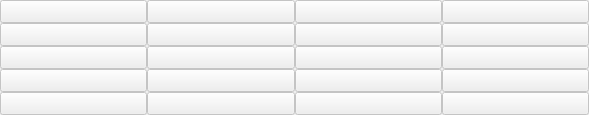
          <widget class="QWidget" name="page1">
           <attribute name="title">
            <string>Page 1</string>
           </attribute>
           <layout class="QGridLayout" name="gridLayout_6">
            <property name="leftMargin">
             <number>0</number>
            </property>
            <property name="topMargin">
             <number>0</number>
            </property>
            <property name="rightMargin">
             <number>0</number>
            </property>
            <property name="bottomMargin">
             <number>0</number>
            </property>
            <property name="spacing">
             <number>0</number>
            </property>
            <item row="0" column="0">
             <widget class="QPushButton" name="a1">
              <property name="enabled">
               <bool>false</bool>
              </property>
              <property name="sizePolicy">
               <sizepolicy hsizetype="Minimum" vsizetype="Expanding">
                <horstretch>0</horstretch>
                <verstretch>0</verstretch>
               </sizepolicy>
              </property>
              <property name="minimumSize">
               <size>
                <width>147</width>
                <height>21</height>
               </size>
              </property>
              <property name="maximumSize">
               <size>
                <width>16777215</width>
                <height>37</height>
               </size>
              </property>
              <property name="font">
               <font>
                <family>Verdana</family>
                <weight>75</weight>
                <bold>true</bold>
               </font>
              </property>
              <property name="statusTip">
               <string>Do something</string>
              </property>
              <property name="text">
               <string/>
              </property>
             </widget>
            </item>
            <item row="0" column="1">
             <widget class="QPushButton" name="a2">
              <property name="enabled">
               <bool>false</bool>
              </property>
              <property name="sizePolicy">
               <sizepolicy hsizetype="Minimum" vsizetype="Expanding">
                <horstretch>0</horstretch>
                <verstretch>0</verstretch>
               </sizepolicy>
              </property>
              <property name="minimumSize">
               <size>
                <width>148</width>
                <height>21</height>
               </size>
              </property>
              <property name="maximumSize">
               <size>
                <width>16777215</width>
                <height>37</height>
               </size>
              </property>
              <property name="font">
               <font>
                <family>Verdana</family>
                <weight>75</weight>
                <bold>true</bold>
               </font>
              </property>
              <property name="statusTip">
               <string>Do something</string>
              </property>
              <property name="text">
               <string/>
              </property>
             </widget>
            </item>
            <item row="0" column="2">
             <widget class="QPushButton" name="a3">
              <property name="enabled">
               <bool>false</bool>
              </property>
              <property name="sizePolicy">
               <sizepolicy hsizetype="Minimum" vsizetype="Expanding">
                <horstretch>0</horstretch>
                <verstretch>0</verstretch>
               </sizepolicy>
              </property>
              <property name="minimumSize">
               <size>
                <width>147</width>
                <height>21</height>
               </size>
              </property>
              <property name="maximumSize">
               <size>
                <width>16777215</width>
                <height>37</height>
               </size>
              </property>
              <property name="font">
               <font>
                <family>Verdana</family>
                <weight>75</weight>
                <bold>true</bold>
               </font>
              </property>
              <property name="statusTip">
               <string>Do something</string>
              </property>
              <property name="text">
               <string/>
              </property>
             </widget>
            </item>
            <item row="0" column="3">
             <widget class="QPushButton" name="a4">
              <property name="enabled">
               <bool>false</bool>
              </property>
              <property name="sizePolicy">
               <sizepolicy hsizetype="Minimum" vsizetype="Expanding">
                <horstretch>0</horstretch>
                <verstretch>0</verstretch>
               </sizepolicy>
              </property>
              <property name="minimumSize">
               <size>
                <width>147</width>
                <height>21</height>
               </size>
              </property>
              <property name="maximumSize">
               <size>
                <width>16777215</width>
                <height>37</height>
               </size>
              </property>
              <property name="font">
               <font>
                <family>Verdana</family>
                <weight>75</weight>
                <bold>true</bold>
               </font>
              </property>
              <property name="statusTip">
               <string>Do something</string>
              </property>
              <property name="text">
               <string/>
              </property>
             </widget>
            </item>
            <item row="1" column="0">
             <widget class="QPushButton" name="a5">
              <property name="enabled">
               <bool>false</bool>
              </property>
              <property name="sizePolicy">
               <sizepolicy hsizetype="Minimum" vsizetype="Expanding">
                <horstretch>0</horstretch>
                <verstretch>0</verstretch>
               </sizepolicy>
              </property>
              <property name="minimumSize">
               <size>
                <width>147</width>
                <height>21</height>
               </size>
              </property>
              <property name="maximumSize">
               <size>
                <width>16777215</width>
                <height>37</height>
               </size>
              </property>
              <property name="font">
               <font>
                <family>Verdana</family>
                <weight>75</weight>
                <bold>true</bold>
               </font>
              </property>
              <property name="statusTip">
               <string>Do something</string>
              </property>
              <property name="text">
               <string/>
              </property>
             </widget>
            </item>
            <item row="1" column="1">
             <widget class="QPushButton" name="a6">
              <property name="enabled">
               <bool>false</bool>
              </property>
              <property name="sizePolicy">
               <sizepolicy hsizetype="Minimum" vsizetype="Expanding">
                <horstretch>0</horstretch>
                <verstretch>0</verstretch>
               </sizepolicy>
              </property>
              <property name="minimumSize">
               <size>
                <width>148</width>
                <height>21</height>
               </size>
              </property>
              <property name="maximumSize">
               <size>
                <width>16777215</width>
                <height>37</height>
               </size>
              </property>
              <property name="font">
               <font>
                <family>Verdana</family>
                <weight>75</weight>
                <bold>true</bold>
               </font>
              </property>
              <property name="statusTip">
               <string>Do something</string>
              </property>
              <property name="text">
               <string/>
              </property>
             </widget>
            </item>
            <item row="1" column="2">
             <widget class="QPushButton" name="a7">
              <property name="enabled">
               <bool>false</bool>
              </property>
              <property name="sizePolicy">
               <sizepolicy hsizetype="Minimum" vsizetype="Expanding">
                <horstretch>0</horstretch>
                <verstretch>0</verstretch>
               </sizepolicy>
              </property>
              <property name="minimumSize">
               <size>
                <width>147</width>
                <height>21</height>
               </size>
              </property>
              <property name="maximumSize">
               <size>
                <width>16777215</width>
                <height>37</height>
               </size>
              </property>
              <property name="font">
               <font>
                <family>Verdana</family>
                <weight>75</weight>
                <bold>true</bold>
               </font>
              </property>
              <property name="statusTip">
               <string>Do something</string>
              </property>
              <property name="text">
               <string/>
              </property>
             </widget>
            </item>
            <item row="1" column="3">
             <widget class="QPushButton" name="a8">
              <property name="enabled">
               <bool>false</bool>
              </property>
              <property name="sizePolicy">
               <sizepolicy hsizetype="Minimum" vsizetype="Expanding">
                <horstretch>0</horstretch>
                <verstretch>0</verstretch>
               </sizepolicy>
              </property>
              <property name="minimumSize">
               <size>
                <width>147</width>
                <height>21</height>
               </size>
              </property>
              <property name="maximumSize">
               <size>
                <width>16777215</width>
                <height>37</height>
               </size>
              </property>
              <property name="font">
               <font>
                <family>Verdana</family>
                <weight>75</weight>
                <bold>true</bold>
               </font>
              </property>
              <property name="statusTip">
               <string>Do something</string>
              </property>
              <property name="text">
               <string/>
              </property>
             </widget>
            </item>
            <item row="2" column="0">
             <widget class="QPushButton" name="a9">
              <property name="enabled">
               <bool>false</bool>
              </property>
              <property name="sizePolicy">
               <sizepolicy hsizetype="Minimum" vsizetype="Expanding">
                <horstretch>0</horstretch>
                <verstretch>0</verstretch>
               </sizepolicy>
              </property>
              <property name="minimumSize">
               <size>
                <width>147</width>
                <height>21</height>
               </size>
              </property>
              <property name="maximumSize">
               <size>
                <width>16777215</width>
                <height>38</height>
               </size>
              </property>
              <property name="font">
               <font>
                <family>Verdana</family>
                <weight>75</weight>
                <bold>true</bold>
               </font>
              </property>
              <property name="statusTip">
               <string>Do something</string>
              </property>
              <property name="text">
               <string/>
              </property>
             </widget>
            </item>
            <item row="2" column="1">
             <widget class="QPushButton" name="a10">
              <property name="enabled">
               <bool>false</bool>
              </property>
              <property name="sizePolicy">
               <sizepolicy hsizetype="Minimum" vsizetype="Expanding">
                <horstretch>0</horstretch>
                <verstretch>0</verstretch>
               </sizepolicy>
              </property>
              <property name="minimumSize">
               <size>
                <width>148</width>
                <height>21</height>
               </size>
              </property>
              <property name="maximumSize">
               <size>
                <width>16777215</width>
                <height>38</height>
               </size>
              </property>
              <property name="font">
               <font>
                <family>Verdana</family>
                <weight>75</weight>
                <bold>true</bold>
               </font>
              </property>
              <property name="statusTip">
               <string>Do something</string>
              </property>
              <property name="text">
               <string/>
              </property>
             </widget>
            </item>
            <item row="2" column="2">
             <widget class="QPushButton" name="a11">
              <property name="enabled">
               <bool>false</bool>
              </property>
              <property name="sizePolicy">
               <sizepolicy hsizetype="Minimum" vsizetype="Expanding">
                <horstretch>0</horstretch>
                <verstretch>0</verstretch>
               </sizepolicy>
              </property>
              <property name="minimumSize">
               <size>
                <width>147</width>
                <height>21</height>
               </size>
              </property>
              <property name="maximumSize">
               <size>
                <width>16777215</width>
                <height>38</height>
               </size>
              </property>
              <property name="font">
               <font>
                <family>Verdana</family>
                <weight>75</weight>
                <bold>true</bold>
               </font>
              </property>
              <property name="statusTip">
               <string>Do something</string>
              </property>
              <property name="text">
               <string/>
              </property>
             </widget>
            </item>
            <item row="2" column="3">
             <widget class="QPushButton" name="a12">
              <property name="enabled">
               <bool>false</bool>
              </property>
              <property name="sizePolicy">
               <sizepolicy hsizetype="Minimum" vsizetype="Expanding">
                <horstretch>0</horstretch>
                <verstretch>0</verstretch>
               </sizepolicy>
              </property>
              <property name="minimumSize">
               <size>
                <width>147</width>
                <height>21</height>
               </size>
              </property>
              <property name="maximumSize">
               <size>
                <width>16777215</width>
                <height>38</height>
               </size>
              </property>
              <property name="font">
               <font>
                <family>Verdana</family>
                <weight>75</weight>
                <bold>true</bold>
               </font>
              </property>
              <property name="statusTip">
               <string>Do something</string>
              </property>
              <property name="text">
               <string/>
              </property>
             </widget>
            </item>
            <item row="3" column="0">
             <widget class="QPushButton" name="a13">
              <property name="enabled">
               <bool>false</bool>
              </property>
              <property name="sizePolicy">
               <sizepolicy hsizetype="Minimum" vsizetype="Expanding">
                <horstretch>0</horstretch>
                <verstretch>0</verstretch>
               </sizepolicy>
              </property>
              <property name="minimumSize">
               <size>
                <width>147</width>
                <height>21</height>
               </size>
              </property>
              <property name="maximumSize">
               <size>
                <width>16777215</width>
                <height>38</height>
               </size>
              </property>
              <property name="font">
               <font>
                <family>Verdana</family>
                <weight>75</weight>
                <bold>true</bold>
               </font>
              </property>
              <property name="statusTip">
               <string>Do something</string>
              </property>
              <property name="text">
               <string/>
              </property>
             </widget>
            </item>
            <item row="3" column="1">
             <widget class="QPushButton" name="a14">
              <property name="enabled">
               <bool>false</bool>
              </property>
              <property name="sizePolicy">
               <sizepolicy hsizetype="Minimum" vsizetype="Expanding">
                <horstretch>0</horstretch>
                <verstretch>0</verstretch>
               </sizepolicy>
              </property>
              <property name="minimumSize">
               <size>
                <width>148</width>
                <height>21</height>
               </size>
              </property>
              <property name="maximumSize">
               <size>
                <width>16777215</width>
                <height>38</height>
               </size>
              </property>
              <property name="font">
               <font>
                <family>Verdana</family>
                <weight>75</weight>
                <bold>true</bold>
               </font>
              </property>
              <property name="statusTip">
               <string>Do something</string>
              </property>
              <property name="text">
               <string/>
              </property>
             </widget>
            </item>
            <item row="3" column="2">
             <widget class="QPushButton" name="a15">
              <property name="enabled">
               <bool>false</bool>
              </property>
              <property name="sizePolicy">
               <sizepolicy hsizetype="Minimum" vsizetype="Expanding">
                <horstretch>0</horstretch>
                <verstretch>0</verstretch>
               </sizepolicy>
              </property>
              <property name="minimumSize">
               <size>
                <width>147</width>
                <height>21</height>
               </size>
              </property>
              <property name="maximumSize">
               <size>
                <width>16777215</width>
                <height>38</height>
               </size>
              </property>
              <property name="font">
               <font>
                <family>Verdana</family>
                <weight>75</weight>
                <bold>true</bold>
               </font>
              </property>
              <property name="statusTip">
               <string>Do something</string>
              </property>
              <property name="text">
               <string/>
              </property>
             </widget>
            </item>
            <item row="3" column="3">
             <widget class="QPushButton" name="a16">
              <property name="enabled">
               <bool>false</bool>
              </property>
              <property name="sizePolicy">
               <sizepolicy hsizetype="Minimum" vsizetype="Expanding">
                <horstretch>0</horstretch>
                <verstretch>0</verstretch>
               </sizepolicy>
              </property>
              <property name="minimumSize">
               <size>
                <width>147</width>
                <height>21</height>
               </size>
              </property>
              <property name="maximumSize">
               <size>
                <width>16777215</width>
                <height>38</height>
               </size>
              </property>
              <property name="font">
               <font>
                <family>Verdana</family>
                <weight>75</weight>
                <bold>true</bold>
               </font>
              </property>
              <property name="statusTip">
               <string>Do something</string>
              </property>
              <property name="text">
               <string/>
              </property>
             </widget>
            </item>
            <item row="4" column="0">
             <widget class="QPushButton" name="a17">
              <property name="enabled">
               <bool>false</bool>
              </property>
              <property name="sizePolicy">
               <sizepolicy hsizetype="Minimum" vsizetype="Expanding">
                <horstretch>0</horstretch>
                <verstretch>0</verstretch>
               </sizepolicy>
              </property>
              <property name="minimumSize">
               <size>
                <width>147</width>
                <height>21</height>
               </size>
              </property>
              <property name="maximumSize">
               <size>
                <width>16777215</width>
                <height>37</height>
               </size>
              </property>
              <property name="font">
               <font>
                <family>Verdana</family>
                <weight>75</weight>
                <bold>true</bold>
               </font>
              </property>
              <property name="statusTip">
               <string>Do something</string>
              </property>
              <property name="text">
               <string/>
              </property>
             </widget>
            </item>
            <item row="4" column="1">
             <widget class="QPushButton" name="a18">
              <property name="enabled">
               <bool>false</bool>
              </property>
              <property name="sizePolicy">
               <sizepolicy hsizetype="Minimum" vsizetype="Expanding">
                <horstretch>0</horstretch>
                <verstretch>0</verstretch>
               </sizepolicy>
              </property>
              <property name="minimumSize">
               <size>
                <width>148</width>
                <height>21</height>
               </size>
              </property>
              <property name="maximumSize">
               <size>
                <width>16777215</width>
                <height>37</height>
               </size>
              </property>
              <property name="font">
               <font>
                <family>Verdana</family>
                <weight>75</weight>
                <bold>true</bold>
               </font>
              </property>
              <property name="statusTip">
               <string>Do something</string>
              </property>
              <property name="text">
               <string/>
              </property>
             </widget>
            </item>
            <item row="4" column="2">
             <widget class="QPushButton" name="a19">
              <property name="enabled">
               <bool>false</bool>
              </property>
              <property name="sizePolicy">
               <sizepolicy hsizetype="Minimum" vsizetype="Expanding">
                <horstretch>0</horstretch>
                <verstretch>0</verstretch>
               </sizepolicy>
              </property>
              <property name="minimumSize">
               <size>
                <width>147</width>
                <height>21</height>
               </size>
              </property>
              <property name="maximumSize">
               <size>
                <width>16777215</width>
                <height>37</height>
               </size>
              </property>
              <property name="font">
               <font>
                <family>Verdana</family>
                <weight>75</weight>
                <bold>true</bold>
               </font>
              </property>
              <property name="statusTip">
               <string>Do something</string>
              </property>
              <property name="text">
               <string/>
              </property>
             </widget>
            </item>
            <item row="4" column="3">
             <widget class="QPushButton" name="a20">
              <property name="enabled">
               <bool>false</bool>
              </property>
              <property name="sizePolicy">
               <sizepolicy hsizetype="Minimum" vsizetype="Expanding">
                <horstretch>0</horstretch>
                <verstretch>0</verstretch>
               </sizepolicy>
              </property>
              <property name="minimumSize">
               <size>
                <width>147</width>
                <height>21</height>
               </size>
              </property>
              <property name="maximumSize">
               <size>
                <width>16777215</width>
                <height>37</height>
               </size>
              </property>
              <property name="font">
               <font>
                <family>Verdana</family>
                <weight>75</weight>
                <bold>true</bold>
               </font>
              </property>
              <property name="statusTip">
               <string>Do something</string>
              </property>
              <property name="text">
               <string/>
              </property>
             </widget>
            </item>
           </layout>
          </widget>
